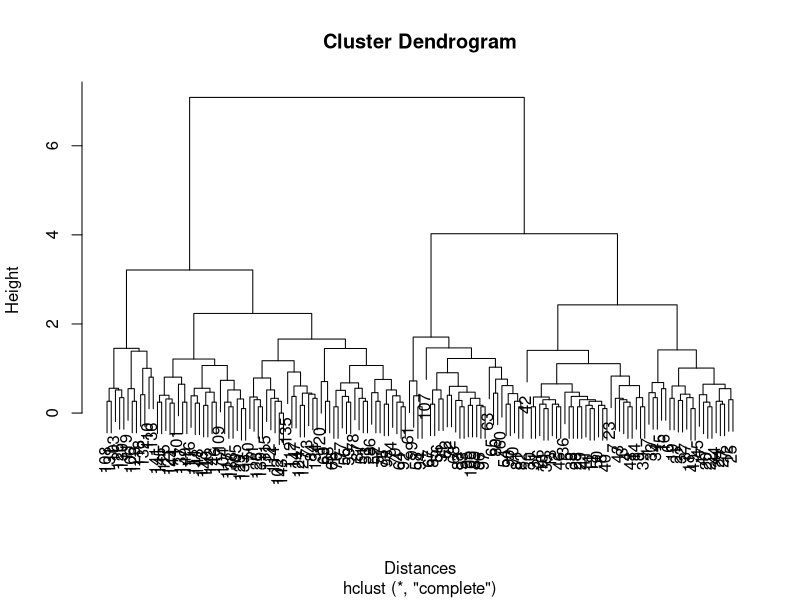

Write the R code that produced this figure.
rm(list=ls())

#load the necessary packages
library(datasets)
library(stats)
library(dbscan)
library(cluster)

#load the iris dataset
iris_copy <- iris[,c(1:4)]
k2 <- kmeans(iris_copy, 2)
k2$size
#for k=2, the size of the clusters is 53 and 97.
k2clust <- k2$cluster
sil2 <- silhouette(k2$cluster, dist(iris_copy))
y2 <- summary(sil2)[[4]] #average silhouette width
#the f-measure is 77.6%

k3 <- kmeans(iris_copy, 3)
sil3 <- silhouette(k3$cluster, dist(iris_copy))
y3 <- summary(sil3)[[4]]
#for k=3, the size of the clusters is 62, 38, and 50. 
#The f-measure is 88.4%

k4 <- kmeans(iris_copy, 4)
sil4 <- silhouette(k4$cluster, dist(iris_copy))
y4 <- summary(sil4)[[4]]
#For k=4, the size of the clusters is 27, 28, 50, and 45.
#The f-measure is 91.6%

kmeans(iris_copy, 5)
#For k=5, the size of the clusters is 38, 19, 62, 8, and 23.
#The F-measure is 89.8%

kmeans(iris_copy, 7)
#For k=7, the size of the clusters is 50, 22, 19, 19, 12, 21, and 7.
#The F-measure is 94.5%

kmeans(iris_copy, 9)
#For k=9, the size of the clusters is 23, 22, 28, 8, 19, 12, 19, 8, and 11.
#The F-measure is 95.4%

kmeans(iris_copy, 11)
#For k=11, the size of the clusters is 3, 4, 12, 12, 11, 19, 17, 19, 12, 22, and 19.
#The F-measure is 96.3%

#The value of k that produces the highest F-score is k=11.
#I think it is interesting the value of k=5 produced a lower 
#F-measure than most of the other values of k. 
#That amount of centroids proved to be the least accurate. 


###Cool automatic k-means clustering program

k <- c(2, 3, 4, 5, 7, 9, 11)
km.out <- list()
sil.out <- list()
x <- vector()
y <- vector()
for (i in k){
  set.seed(5)
  km.out[i] <- list(kmeans(iris_copy, centers=i))
  sil.out[i] <- list(silhouette(km.out[[i]]$cluster, dist(iris_copy)))
  
  
  x[i] <- i
  y[i] <- summary(sil.out[[i]])[[4]]
}

#only get the silhouette widths for the k values we are working with. 
y <- y[!is.na(y)]
y <- y[y>0]
y

#Get the F-Measure scores
classes <- as.integer(iris$Species)
#the answers are above. 

###############
#Problem 4
#Hierarchical agglomerative clustering algorithm
###############
agglom <- hclust(dist(iris_copy))

#plot the dendogram
plot(agglom, xlab="Distances")
agglom$height
